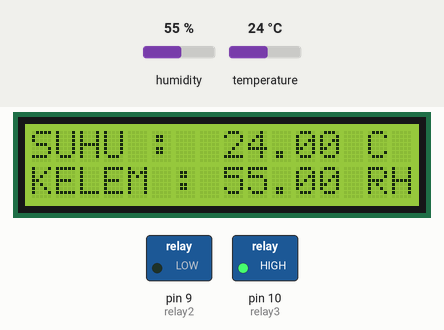
Recording of a sketch running on a simulated Arduino Uno, built with avr-gcc and run on an emulated ATmega328P. Parts: 16×2 character LCD, switched loads named in the sketch (green lamp = pin HIGH). The test bench sets the inputs (shaded band); at power-on: humidity 55 %, temperature 24 °C. What the sketch prints to the serial monitor is not drawn.

Above: at 1.7 s.
1.8 s: humidity set to 22 %
At 4.6 s:
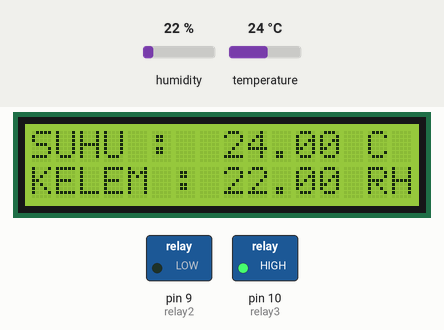
5.1 s: temperature set to 12 °C
At 7.2 s:
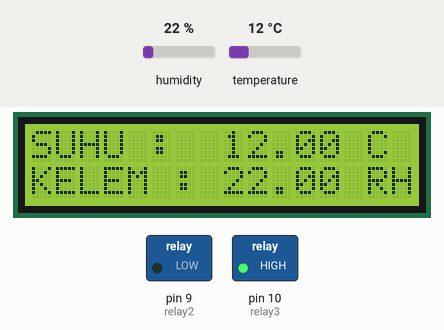
8.4 s: humidity set to 40 %
At 11.3 s:
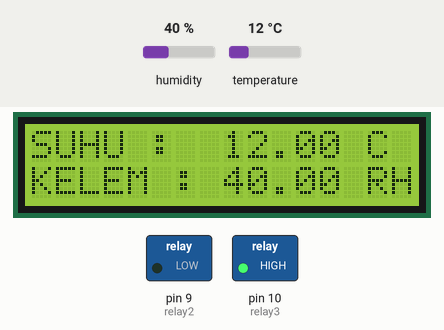
12.2 s: temperature set to 19 °C
At 13.9 s:
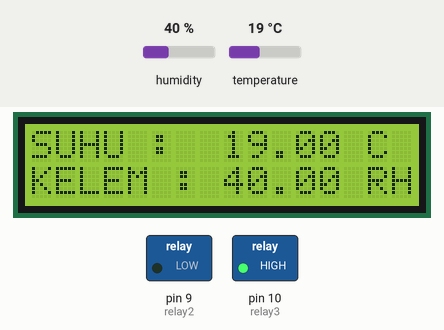
Timing chart, 0 to 15.4 s (numbered marks = the images above; inputs shaded):
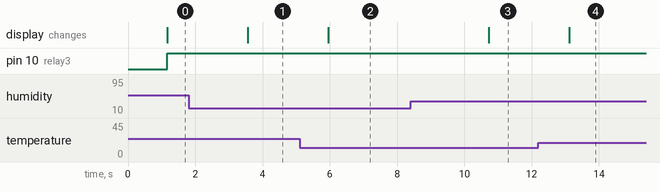

The sketch:

ristoP.ino
```cpp
#include "DHT.h"
#define DHTPIN 7
#define DHTTYPE DHT11

DHT dht(DHTPIN, DHTTYPE);

#include <LiquidCrystal_I2C.h>
LiquidCrystal_I2C lcd(0x27, 16, 2);
const int relay3 = 10;
const int relay2 = 9;

void setup() {
   lcd.begin();
pinMode(relay3,OUTPUT);
pinMode(relay2,OUTPUT);
  Serial.begin(9600); //baud komunikasi serial
  Serial.println("Pengujian DHT11!"); //penulisan di serial monitor
  dht.begin(); //prosedur memulai pembacaan module sensor

}

int menit, detik;

void loop() {

detik++;
  //3 menit saklar heater
  //1.5 menit lampu
  //jika 50 derajat mati sebentar
  //suhu = heater

  delay(1000);  //menunggu beberapa detik untuk pembacaan

  //pembacaan sensor membutuhkan waktu 250ms

  //Pembacaan untuk data kelembaban
  float humidity_1 = dht.readHumidity();
  //Pembacaan dalam format celcius (c)
  float celcius_1 = dht.readTemperature();
  //pembacaan dalam format Fahrenheit
  float fahrenheit_1 = dht.readTemperature(true);

  //mengecek pembacaan apakah terjadi kegagalan atau tidak
  if (isnan(humidity_1) || isnan(celcius_1) || isnan(fahrenheit_1)) {
    Serial.println("Pembacaan data dari module sensor gagal!");
    return;
  }

  float htof = dht.computeHeatIndex(fahrenheit_1, humidity_1);
  //Prosedur pembacaaan data indeks panas dalam bentuk fahreheit
  float htoc = dht.computeHeatIndex(celcius_1, humidity_1, false);
 //Prosedur pembacaaan data indeks panas dalam bentuk celcius

  //pembacaan nilai pembacaan data suhu
  Serial.print("Detik : ");
  Serial.print(detik); //format derajat celcius
  Serial.print(" Menit : ");
  Serial.println(menit); //format derajat celcius

lcd.setCursor(0,0);
  lcd.print("SUHU :                             ");
  lcd.setCursor(8,0);
  lcd.print(celcius_1);
  lcd.print(" C");

lcd.setCursor(0,1);
  lcd.print("KELEM :                             ");
  lcd.setCursor(8,1);
  lcd.print(humidity_1);
  lcd.print(" RH");

  if(detik==60){
    detik=0;
    menit++;
  }

if(menit<20){                                     //ganti
  digitalWrite(relay2, LOW);
  digitalWrite(relay3, HIGH);
  delay(100);
}

else if(menit==22){                                     //ganti + 2
  lcd.clear();
  digitalWrite(relay2, LOW);
  digitalWrite(relay3, LOW);
  lcd.setCursor(0,0);
  lcd.print("SELESAI...   ");
  delay(10000);
  menit=0;
}

else if(menit>=20){                                      //ganti
  digitalWrite(relay2, HIGH);
  digitalWrite(relay3, LOW);

}


//  Serial.print("°"); //simbol derajat
//  Serial.print("C / ");
//  Serial.print(fahrenheit_1); //format derajat fahrenheit
//  Serial.print("°");
//  Serial.print("F\t");
//
//  Serial.print("Indeks Panas: ");
//  Serial.print(htof);
//  Serial.print("°");
//  Serial.print("F / ");
//  Serial.print(htoc);
//  Serial.print("°");
//  Serial.println("C ");

}
```

Measured:
- after the input at 1.8 s, the display: changes after 1.8 s (image 1)
- after the input at 5.1 s, the display: changes after 0.85 s (image 2)
- after the input at 8.4 s, the display: changes after 2.3 s (image 3)
- after the input at 12.2 s, the display: changes after 0.92 s (image 4)
